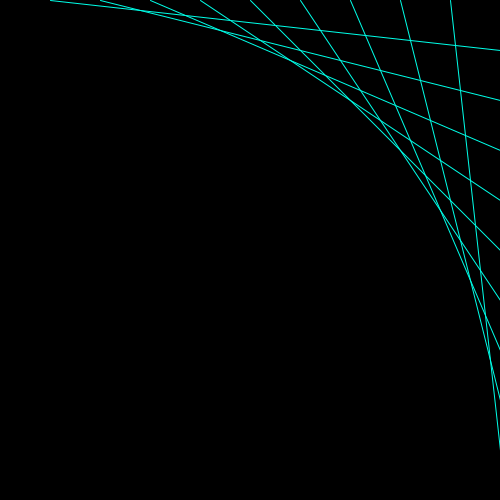
Frame 1 (no input)
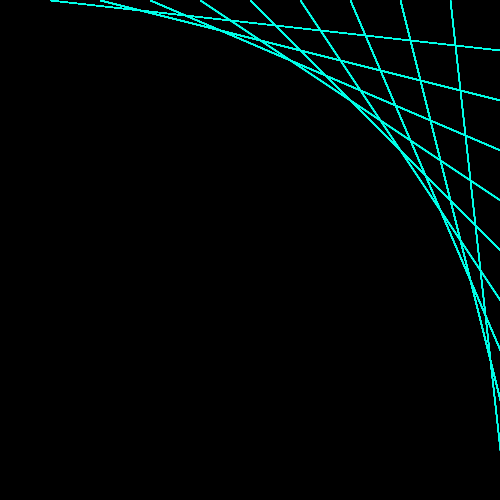
Frame 60 (the mouse pressed at the canvas centre just before this capture)
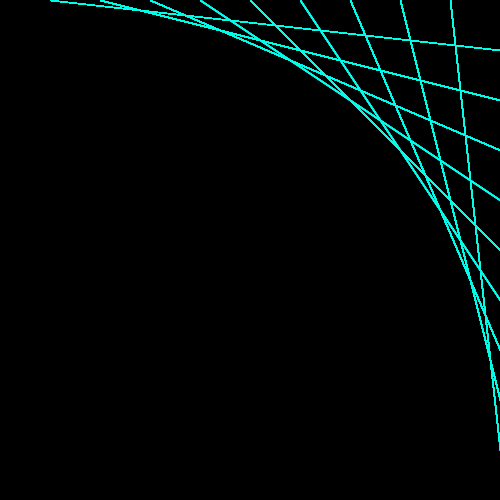
Frame 120 (the mouse held since frame 60 and released just before this capture)

The Processing sketch that drew these frames (run headless with seeded random() and noise(); from frame 60 on, the mouse is pressed at the canvas centre):

// Processing sketch: processing_38316
// ── processing_38316.pde


void setup(){
 size(500, 500); 
 background(0);
 smooth();
}

void draw(){
 stroke(0,255,232);
 for(int i=50; i<500; i=i+50){
   line(i,0, width,i); 
 }
}
